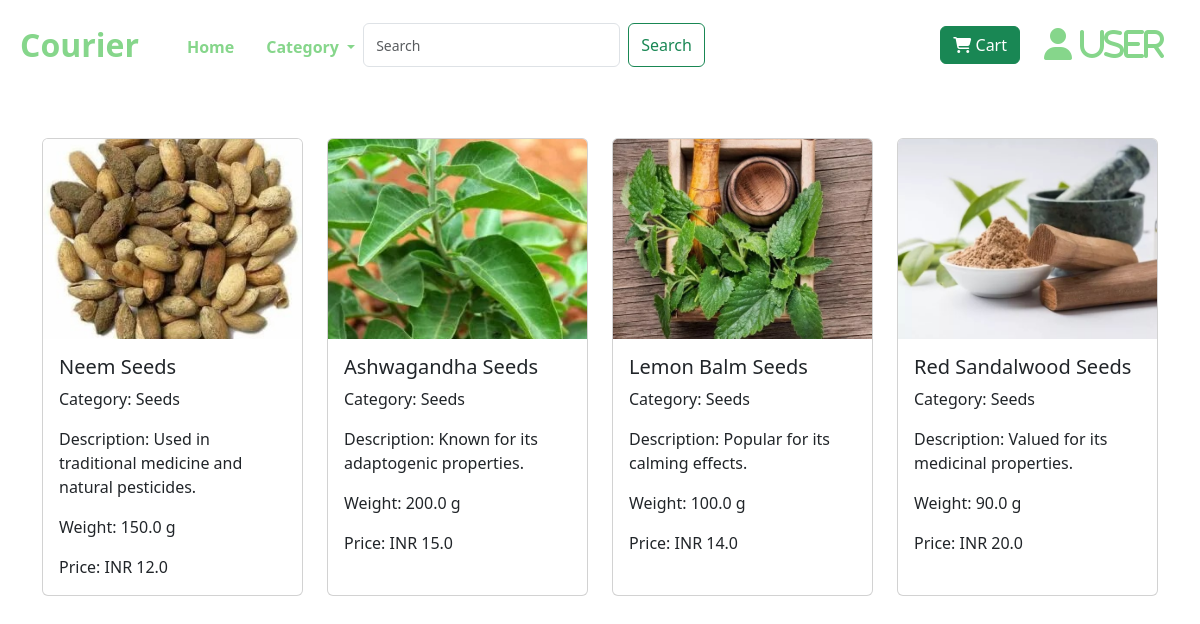
The app's page /products/category/Seeds with its own data.
### model.py (models this page shows)
class Product(db.Model):
    __tablename__ = 'product'
    product_id = db.Column(db.Integer, primary_key=True)
    name = db.Column(db.String(100))
    description = db.Column(db.String(255))
    category_id = db.Column(db.Integer, db.ForeignKey('category.category_id'))
    category_name = db.Column(db.String(100))  # Directly store category name here
    cost_price = db.Column(db.Float)
    selling_price = db.Column(db.Float)
    weight = db.Column(db.Float)
    stock_quantity = db.Column(db.Integer)
    image_url = db.Column(db.String(255))
    added_date = db.Column(db.DateTime, default=datetime.utcnow)
    updated_date = db.Column(db.DateTime, default=datetime.utcnow)
    order_details = db.relationship('OrderDetail', backref='product')

### app.py (the view)
@app.route("/category/<category>")
def filter_category(category):
    products = Product.query.filter_by(category_name=category).all()
    return render_template("products.html", products=products)

### templates/products.html (shortened to what this page needs)
<!DOCTYPE html>
<html lang="en">
<head>
    <link rel="stylesheet" href="https://cdnjs.cloudflare.com/ajax/libs/font-awesome/6.7.1/css/all.min.css">
    <link rel="stylesheet" href="https://cdnjs.cloudflare.com/ajax/libs/bootstrap/5.3.0/css/bootstrap.min.css">
</head>
<body>
    <nav class="navbar navbar-expand-lg bg-white">
        <div class="container-fluid">
            <a class="navbar-brand ms-2 mb-2 mt-2" href="{{ url_for('app.product_list') }}" style="font-size: 2rem; color: #86d68b; font-weight: bold;">Courier</a>
            <div class="collapse navbar-collapse" id="navbarSupportedContent">
                <ul class="navbar-nav me-auto mb-2 mb-lg-0 ms-4">
                    <li class="nav-item">
                        <a class="nav-link active fw-bold mt-1" href="{{ url_for('app.product_list') }}" style="color: #86d68b;">Home</a>
                    </li>
                    <li class="nav-item dropdown">
                        <a class="nav-link dropdown-toggle fw-bold ms-3 mt-1" href="#" role="button" data-bs-toggle="dropdown" style="color: #86d68b;">
                            Category
                        </a>
                    </li>
                    <form class="d-flex" action="{{ url_for('app.product_list') }}" method="get">
                        <input class="form-control me-2" type="search" name="query" placeholder="Search">
                        <button class="btn btn-outline-success" type="submit">Search</button>
                    </form>
                </ul>
                <a href="{{ url_for('cart.view_cart') }}" class="btn btn-success me-4">
                    <i class="fa fa-shopping-cart"></i> Cart
                </a>
                <a href="{{ url_for('cart.set_location') }}" class="me-4">
                    <i class="fa fa-user fa-2x" style="color: #86d68b;"> USER</i>
                </a>
            </div>
        </div>
    </nav>
    <div class="container my-5">
        <div class="row row-cols-1 row-cols-md-4 g-4">
            {% for product in products %}
                <div class="col">
                    <a href="{{ url_for('detail.product_detail', id=product.product_id) }}" class="text-decoration-none text-dark">
                        <div class="card h-100">
                            <img src="{{ url_for('static', filename=product.image_url) }}" class="card-img-top" alt="{{ product.name }}">
                            <div class="card-body">
                                <h5 class="card-title">{{ product.name }}</h5>
                                <p class="card-text">Category: {{ product.category_name }}</p>
                                <p class="card-text">Description: {{ product.description }}</p>
                                <p class="card-text">Weight: {{ product.weight }} g</p>
                                <p class="card-text">Price: INR {{ product.selling_price }}</p>
                            </div>
                        </div>
                    </a>
                </div>
            {% else %}
                <p class="text-center">No products found.</p>
            {% endfor %}
        </div>
    </div>
</body>
</html>

### templates/products.html (style rules this page uses)
.card-img-top { height: 200px; object-fit: cover; }
.card { display: flex; flex-direction: column; }
.card-body { flex-grow: 1; }
input::placeholder { color: #86d68b; font-size: 14px; }

### records on screen
Product: image_url (picture), name "Neem Seeds", category_name "Seeds", description "Used in traditional medicine and natural pesticides.", weight "150.0", selling_price "12.0"
Product: image_url (picture), name "Ashwagandha Seeds", category_name "Seeds", description "Known for its adaptogenic properties.", weight "200.0", selling_price "15.0"
Product: image_url (picture), name "Lemon Balm Seeds", category_name "Seeds", description "Popular for its calming effects.", weight "100.0", selling_price "14.0"
Product: image_url (picture), name "Red Sandalwood Seeds", category_name "Seeds", description "Valued for its medicinal properties.", weight "90.0", selling_price "20.0"
